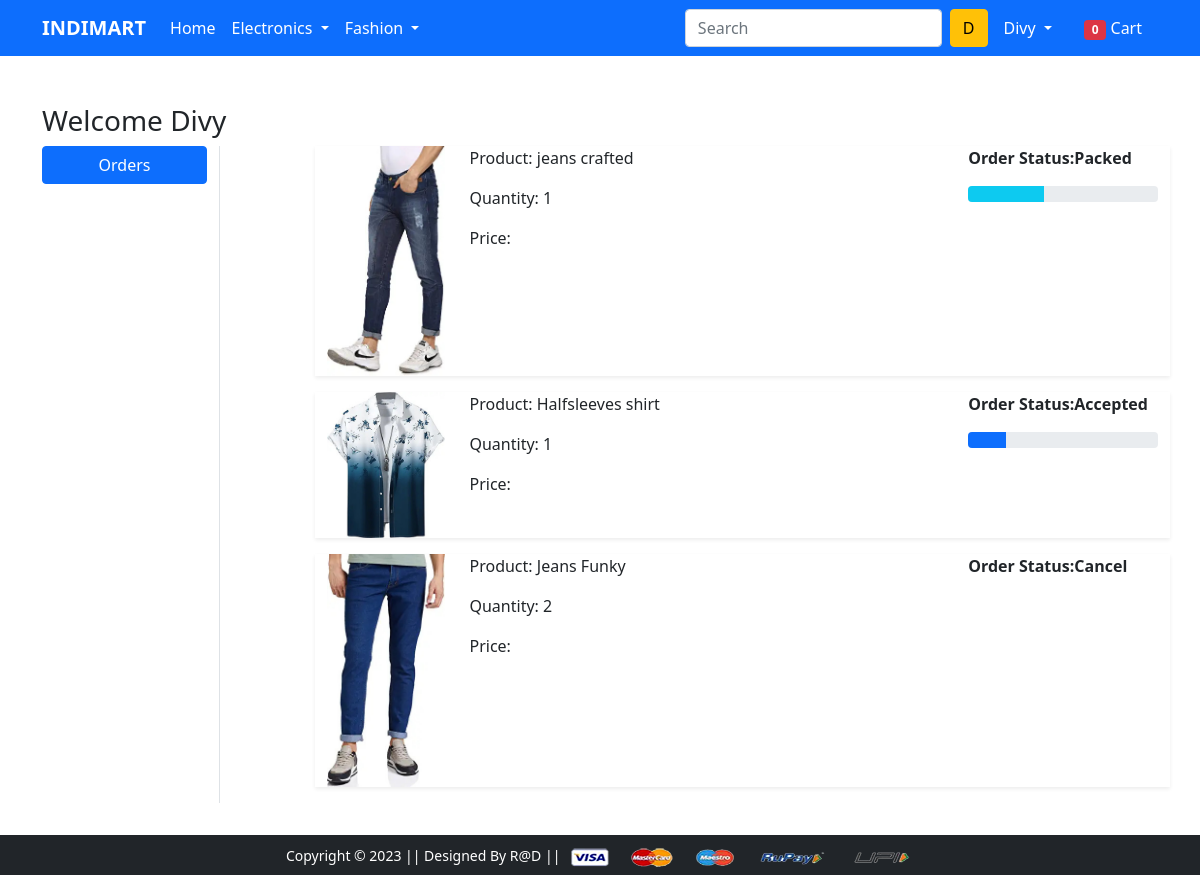
/orders/ (signed in), run on the app's committed database.
### app/models.py (models this page shows)
class OrderPlaced(models.Model):
    user=models.ForeignKey(User,on_delete=models.CASCADE)
    customer=models.ForeignKey(Customer,on_delete=models.CASCADE)
    product=models.ForeignKey(Product,on_delete=models.CASCADE)
    quantity=models.PositiveIntegerField(default=1)
    ordered_date=models.DateTimeField(auto_now_add=True)
    status=models.CharField(max_length=50,choices=STATUS_CHOICES,default='pending')

class Product(models.Model):
    title = models.CharField(max_length=100)
    selling_price = models.FloatField()
    discounted_price = models.FloatField()
    description = models.TextField()
    brand = models.CharField(max_length=100)
    category = models.CharField(choices=CATEGORY_CHOICES, max_length=2)
    product_image = models.ImageField(upload_to='productimg')

### app/views.py (the view)
# urls.py: path('orders/', views.orders, name='orders'),
@login_required
def orders(request):
 totalitem=0
 op = OrderPlaced.objects.filter(user=request.user)
 if request.user.is_authenticated:
   totalitem=len(Cart.objects.filter(user=request.user))
 return render(request, 'app/orders.html',{'order_placed':op,'totalitem':totalitem})

### app/templates/app/orders.html (shortened to what this page needs)
{% extends 'app/base.html' %}
{% load static %}
{% block main-content %}
<div class="container my-5">
 <div class="row">
    <h3>Welcome {{request.user.username|capfirst}}</h3>
        <div class="col-sm-2 border-end">
            <ul class="list-unstyled">
            <li class="d-grid"><a href="{% url 'orders' %}" class="btn btn-primary">Orders</a></li>
            </ul>
        </div>
        <div class="col-sm-9 offset-sm-1">
            {% for op in order_placed %}
                <div class="row shadow-sm mb-3">
                    <div class="col-sm-2">
                        <img src="{{op.product.product_image.url}}" alt="" srcset="" class="img-fluid" height="150" width="150">
                    </div>
                    <div class="col-sm-7">
                        <p>Product: {{op.product.title}}</p>
                        <p>Quantity: {{op.quantity}}</p>
                        <p>Price: {{op.total_cost}}</p>
                    </div>
                    <div class="col-sm-3 fw-bold">
                        <p>Order Status:{{op.status}}</p>
                        {% if op.status == 'Accepted' %}
                            <div class="progress">
                                <div class="progress-bar" role="progressbar" style="width:20%" aria-valuenow="20" aria-valuemin="0" aria-valuemax="100"></div>
                            </div>
                        {% endif %}
                        {% if op.status == 'Packed' %}
                            <div class="progress">
                                <div class="progress-bar bg-info" role="progressbar" style="width:40%" aria-valuenow="40" aria-valuemin="0" aria-valuemax="100"></div>
                            </div>
                        {% endif %}
                    </div>
                </div>
            {% endfor %}
        </div>
    </div>
</div>
{% endblock main-content %}

### app/templates/app/base.html (shortened to what this page needs)
<!doctype html>
{% load static %}
<html lang="en">
  <head>
    <link href="https://cdn.jsdelivr.net/npm/bootstrap@5.0.0-beta1/dist/css/bootstrap.min.css" rel="stylesheet">
    <link rel="stylesheet" href="{% static 'app/css/owl.carousel.min.css' %}">
    <link rel="stylesheet" href="{% static 'app/css/all.min.css' %}">
    <link rel="stylesheet" href="{% static 'app/css/style.css' %}">
  </head>
  <body>
    <nav class="navbar navbar-expand-lg navbar-dark bg-primary sticky-top">
     <div class="container">
       <a class="navbar-brand fw-bold" href="/">INDIMART</a>
       <div class="collapse navbar-collapse" id="navbarSupportedContent">
         <ul class="navbar-nav me-auto mb-2 mb-lg-0">
           <li class="nav-item">
             <a class="nav-link active" aria-current="page" href="/">Home</a>
           </li>
           <li class="nav-item dropdown">
             <a class="nav-link dropdown-toggle text-white" href="#" id="electronicsDropdown" role="button" data-bs-toggle="dropdown" aria-expanded="false">
               Electronics
             </a>
           </li>
           <li class="nav-item dropdown">
             <a class="nav-link dropdown-toggle text-white" href="#" id="fashionDropdown" role="button" data-bs-toggle="dropdown" aria-expanded="false">
               Fashion
             </a>
           </li>
         </ul>
         <form class="d-flex" >
           <input class="form-control me-2" type="search" placeholder="Search" aria-label="Search">
           <button class="btn btn-warning" type="submit">{{request.user.username|slice:"1"|capfirst}}</button>
         </form>
         <div>
          <ul class="navbar-nav me-auto mb-2 mb-lg-0">
          {% if request.user.is_authenticated %}
           <li class="nav-item dropdown mx-2">
              <a class="nav-link dropdown-toggle text-white" href="#" id="profileDropdown" role="button" data-bs-toggle="dropdown" aria-expanded="false">
                {{request.user.username|capfirst}}
              </a>
            </li>
            <li class="nav-item mx-2">
             <a href="{% url 'showcart' %}" class="nav-link text-white"><span class="badge bg-danger">{{totalitem}}</span> Cart </a>
            </li>
            {% endif %}
          </ul>
         </div>
       </div>
     </div>
    </nav>
    {% block main-content %} {% endblock main-content %}
    <footer class="container-fluid bg-dark text-center p-2 mt-5 fixed-bottom">
        <small class="text-white">Copyright &copy; 2023 || Designed By R@D || </small   >
        <img src="{% static 'app/images/payment.png' %}" alt="" srcset="" class="img-fluid" height="2px">
    </footer>
  </body>
</html>

### data on the page
OrderPlaced: product.product_image (picture), product "jeans crafted", quantity "1", status "Packed"
OrderPlaced: product.product_image (picture), product "Halfsleeves shirt", quantity "1", status "Accepted"
OrderPlaced: product.product_image (picture), product "Jeans Funky", quantity "2", status "Cancel"

### other printed values
{{ request.user.username|slice:"1"|capfirst }} "D"
{{ request.user.username|capfirst }} "Divy"
{{ totalitem }} "0"
